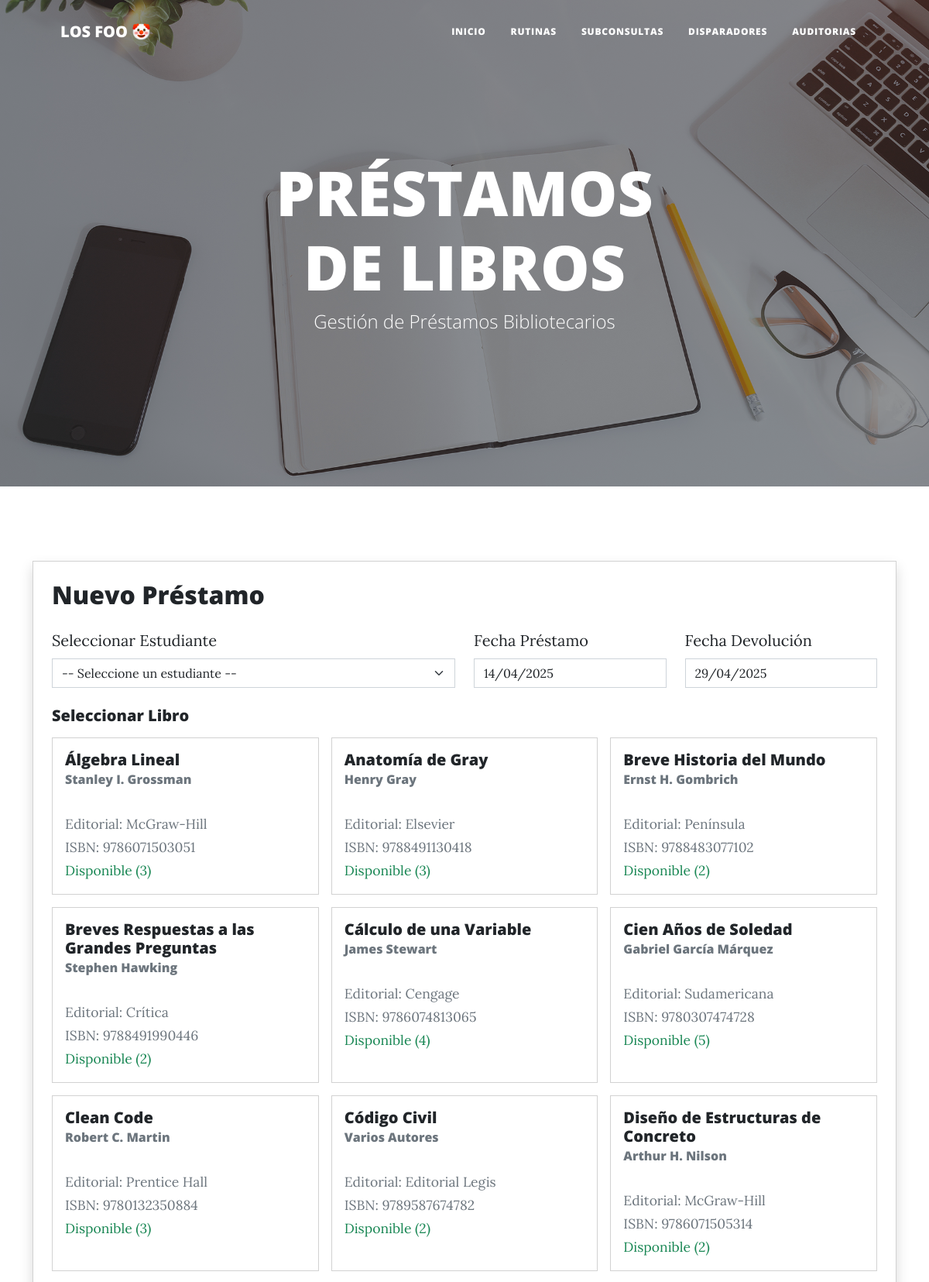
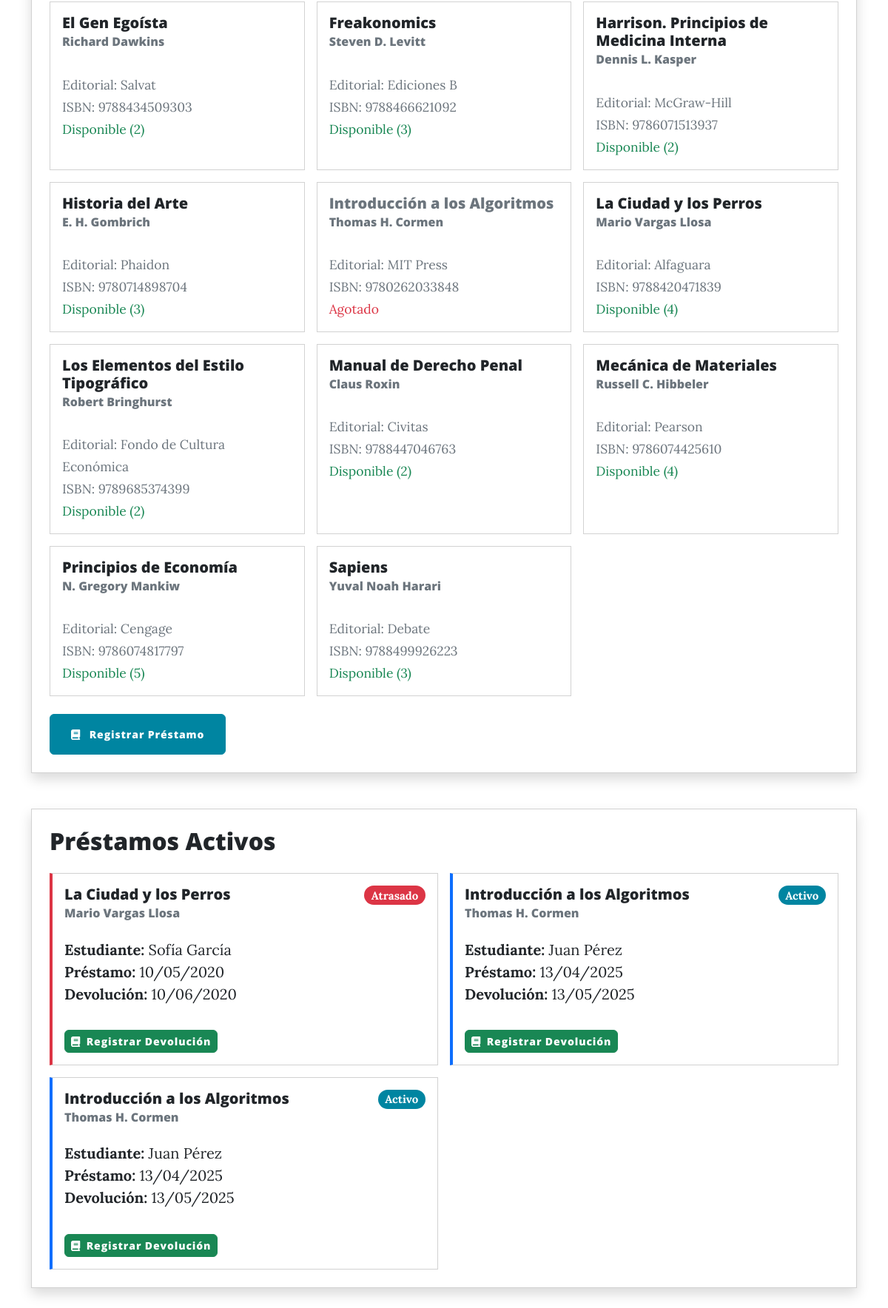
Screenshot of /disparadores/prestamos/prestamos.php with the database file from the repository (2 pictures, top to bottom).
### tables this page shows
CREATE TABLE IF NOT EXISTS `libros` (
  `libro_id` int NOT NULL AUTO_INCREMENT,
  `titulo` varchar(200) NOT NULL,
  `autor` varchar(100) NOT NULL,
  `editorial` varchar(100) DEFAULT NULL,
  `año_publicacion` int DEFAULT NULL,
  `ISBN` varchar(20) DEFAULT NULL,
  `edicion` varchar(20) DEFAULT NULL,
  `categoria_id` int DEFAULT NULL,
  `cantidad_ejemplares` int DEFAULT '1',
  `ubicacion` varchar(100) DEFAULT NULL,
  PRIMARY KEY (`libro_id`),
  UNIQUE KEY `ISBN` (`ISBN`),
  KEY `categoria_id` (`categoria_id`)
);

CREATE TABLE IF NOT EXISTS `prestamos` (
  `prestamo_id` int NOT NULL AUTO_INCREMENT,
  `libro_id` int NOT NULL,
  `estudiante_id` int DEFAULT NULL,
  `profesor_id` int DEFAULT NULL,
  `fecha_prestamo` date NOT NULL,
  `fecha_devolucion_esperada` date NOT NULL,
  `fecha_devolucion_real` date DEFAULT NULL,
  `estado` enum('activo','devuelto','atrasado') DEFAULT 'activo',
  `multa` decimal(10,2) DEFAULT '0.00',
  PRIMARY KEY (`prestamo_id`),
  KEY `libro_id` (`libro_id`),
  KEY `estudiante_id` (`estudiante_id`),
  KEY `profesor_id` (`profesor_id`),
  CONSTRAINT `prestamos_chk_1` CHECK (((`estudiante_id` is not null) or (`profesor_id` is not null)))
);

### disparadores/prestamos/prestamos.php (the view, shortened to what this page needs)
<?php
require_once __DIR__ . '/../../config/conexion.php';
$libros = $conn->query("SELECT * FROM libros ORDER BY titulo");
$prestamos = $conn->query("
    SELECT p.prestamo_id, p.fecha_prestamo, p.fecha_devolucion_esperada,
           CONCAT(e.nombre, ' ', e.apellido) AS estudiante,
           l.titulo AS libro, l.autor
    FROM prestamos p
    JOIN estudiantes e ON p.estudiante_id = e.estudiante_id
    JOIN libros l ON p.libro_id = l.libro_id
    WHERE p.estado = 'activo'
    ORDER BY p.fecha_devolucion_esperada
");
?>
<!DOCTYPE html>
<html lang="en">
<head>
    <link href="../../css/styles.css" rel="stylesheet" />
</head>
<body>
    <nav class="navbar navbar-expand-lg navbar-light" id="mainNav">
        <div class="container px-4 px-lg-5">
            <a class="navbar-brand" href="../../index.php">LOS FOO 🤡</a>
            <div class="collapse navbar-collapse" id="navbarResponsive">
                <ul class="navbar-nav ms-auto py-4 py-lg-0">
                    <li class="nav-item"><a class="nav-link px-lg-3 py-3 py-lg-4" href="../../index.php">Inicio</a></li>
                    <li class="nav-item"><a class="nav-link px-lg-3 py-3 py-lg-4" href="../../rutinas/rutinas.php">Rutinas</a></li>
                    <li class="nav-item"><a class="nav-link px-lg-3 py-3 py-lg-4" href="../../subconsultas/subconsultas.php">Subconsultas</a></li>
                    <li class="nav-item"><a class="nav-link px-lg-3 py-3 py-lg-4" href="../disparadores.php">Disparadores</a></li>
                    <li class="nav-item"><a class="nav-link px-lg-3 py-3 py-lg-4" href="../../auditorias/auditorias.php">Auditorias</a></li>
                </ul>
            </div>
        </div>
    </nav>
    <header class="masthead" style="background-image: url('../../assets/img/home-bg.jpg')">
        <div class="container position-relative px-4 px-lg-5">
            <div class="row gx-4 gx-lg-5 justify-content-center">
                <div class="col-md-10 col-lg-8 col-xl-7">
                    <div class="site-heading">
                        <h1>PRÉSTAMOS DE LIBROS</h1>
                        <span class="subheading">Gestión de Préstamos Bibliotecarios</span>
                    </div>
                </div>
            </div>
        </div>
    </header>
    <div class="container py-5">
        <div class="row justify-content-center mb-5">
            <div class="col">
                <div class="card shadow p-4">
                    <h2 class="mb-4">Nuevo Préstamo</h2>
                    <form method="POST" id="prestamoForm">
                        <div class="row mb-4">
                            <div class="col-md-6">
                                <label for="estudiante_id" class="form-label">Seleccionar Estudiante</label>
                                <select class="form-select" id="estudiante_id" name="estudiante_id" required>
                                    <option value="">-- Seleccione un estudiante --</option>
                                </select>
                            </div>
                            <div class="col-md-6">
                                <div class="row">
                                    <div class="col-md-6">
                                        <label class="form-label">Fecha Préstamo</label>
                                        <input type="text" class="form-control" value="<?= date('d/m/Y') ?>" readonly>
                                    </div>
                                    <div class="col-md-6">
                                        <label class="form-label">Fecha Devolución</label>
                                        <input type="text" class="form-control" value="<?= date('d/m/Y', strtotime('+15 days')) ?>" readonly>
                                    </div>
                                </div>
                            </div>
                        </div>
                        <h5 class="mb-3">Seleccionar Libro</h5>
                        <div class="row g-3" id="librosContainer">
                            <?php if ($libros->num_rows > 0): ?>
                                <?php while ($libro = $libros->fetch_assoc()):
                                    $disponible = $libro['cantidad_ejemplares'] > 0;
                                ?>
                                    <div class="col-md-4">
                                        <div class="card book-card h-100 <?= $disponible ? '' : 'text-muted' ?>"
                                             onclick="selectBook(this, <?= $libro['libro_id'] ?>, <?= $disponible ? 'true' : 'false' ?>)">
                                            <div class="card-body">
                                                <h5 class="card-title"><?= $libro['titulo'] ?></h5>
                                                <h6 class="card-subtitle mb-2 text-muted"><?= $libro['autor'] ?></h6>
                                                <p class="card-text">
                                                    <small class="text-muted">Editorial: <?= $libro['editorial'] ?></small><br>
                                                    <small class="text-muted">ISBN: <?= $libro['ISBN'] ?></small><br>
                                                    <small class="<?= $disponible ? 'text-success' : 'text-danger' ?>">
                                                        <?= $disponible ? 'Disponible ('.$libro['cantidad_ejemplares'].')' : 'Agotado' ?>
                                                    </small>
                                                </p>
                                            </div>
                                        </div>
                                    </div>
                                <?php endwhile; ?>
                            <?php else: ?>
                                <div class="col-12">
                                    <div class="alert alert-warning">No hay libros registrados en el sistema.</div>
                                </div>
                            <?php endif; ?>
                        </div>
                        <div class="mt-4">
                            <button type="submit" class="btn btn-primary rounded" name="realizar_prestamo" id="submitBtn">
                                <i class="fas fa-book me-2"></i> Registrar Préstamo
                            </button>
                        </div>
                    </form>
                </div>
            </div>
        </div>
        <div class="row justify-content-center">
            <div class="col">
                <div class="card shadow p-4">
                    <h2 class="mb-4">Préstamos Activos</h2>
                    <?php if ($prestamos->num_rows > 0): ?>
                        <div class="row g-3">
                            <?php while ($prestamo = $prestamos->fetch_assoc()):
                                $isOverdue = strtotime($prestamo['fecha_devolucion_esperada']) < time();
                            ?>
                                <div class="col-md-6">
                                    <div class="card loan-card h-100 <?= $isOverdue ? 'overdue' : '' ?>">
                                        <div class="card-body">
                                            <div class="d-flex justify-content-between align-items-start">
                                                <div>
                                                    <h5 class="card-title"><?= $prestamo['libro'] ?></h5>
                                                    <h6 class="card-subtitle mb-2 text-muted"><?= $prestamo['autor'] ?></h6>
                                                </div>
                                                <span class="badge bg-<?= $isOverdue ? 'danger' : 'primary' ?> rounded-pill">
                                                    <?= $isOverdue ? 'Atrasado' : 'Activo' ?>
                                                </span>
                                            </div>
                                            <p class="card-text mt-3">
                                                <strong>Estudiante:</strong> <?= $prestamo['estudiante'] ?><br>
                                                <strong>Préstamo:</strong> <?= date('d/m/Y', strtotime($prestamo['fecha_prestamo'])) ?><br>
                                                <strong>Devolución:</strong> <?= date('d/m/Y', strtotime($prestamo['fecha_devolucion_esperada'])) ?>
                                            </p>
                                            <form method="POST" class="mt-2">
                                                <button type="submit" class="btn btn-sm btn-success rounded" name="devolver_libro">
                                                    <i class="fas fa-book me-1"></i> Registrar Devolución
                                                </button>
                                            </form>
                                        </div>
                                    </div>
                                </div>
                            <?php endwhile; ?>
                        </div>
                    <?php else: ?>
                        <div class="alert alert-info">No hay préstamos activos en este momento.</div>
                    <?php endif; ?>
                </div>
            </div>
        </div>
    </div>
</body>
</html>

### disparadores/prestamos/prestamos.php (style rules this page uses)
.book-card { transition: transform 0.2s; cursor: pointer; }
.loan-card { border-left: 4px solid #0d6efd; }
.overdue { border-left: 4px solid #dc3545; }

### rows the page displays
libros: titulo "Álgebra Lineal", autor "Stanley I. Grossman", editorial "McGraw-Hill", ISBN "9786071503051", cantidad_ejemplares "3"
libros: titulo "Anatomía de Gray", autor "Henry Gray", editorial "Elsevier", ISBN "9788491130418", cantidad_ejemplares "3"
libros: titulo "Breve Historia del Mundo", autor "Ernst H. Gombrich", editorial "Península", ISBN "9788483077102", cantidad_ejemplares "2"
libros: titulo "Breves Respuestas a las Grandes Preguntas", autor "Stephen Hawking", editorial "Crítica", ISBN "9788491990446", cantidad_ejemplares "2"
libros: titulo "Cálculo de una Variable", autor "James Stewart", editorial "Cengage", ISBN "9786074813065", cantidad_ejemplares "4"
libros: titulo "Cien Años de Soledad", autor "Gabriel García Márquez", editorial "Sudamericana", ISBN "9780307474728", cantidad_ejemplares "5"
libros: titulo "Clean Code", autor "Robert C. Martin", editorial "Prentice Hall", ISBN "9780132350884", cantidad_ejemplares "3"
libros: titulo "Código Civil", autor "Varios Autores", editorial "Editorial Legis", ISBN "9789587674782", cantidad_ejemplares "2"
libros: titulo "Diseño de Estructuras de Concreto", autor "Arthur H. Nilson", editorial "McGraw-Hill", ISBN "9786071505314", cantidad_ejemplares "2"
libros: titulo "El Gen Egoísta", autor "Richard Dawkins", editorial "Salvat", ISBN "9788434509303", cantidad_ejemplares "2"
libros: titulo "Freakonomics", autor "Steven D. Levitt", editorial "Ediciones B", ISBN "9788466621092", cantidad_ejemplares "3"
libros: titulo "Harrison. Principios de Medicina Interna", autor "Dennis L. Kasper", editorial "McGraw-Hill", ISBN "9786071513937", cantidad_ejemplares "2"
libros: titulo "Historia del Arte", autor "E. H. Gombrich", editorial "Phaidon", ISBN "9780714898704", cantidad_ejemplares "3"
libros: titulo "Introducción a los Algoritmos", autor "Thomas H. Cormen", editorial "MIT Press", ISBN "9780262033848", cantidad_ejemplares "Agotado"
libros: titulo "La Ciudad y los Perros", autor "Mario Vargas Llosa", editorial "Alfaguara", ISBN "9788420471839", cantidad_ejemplares "4"
libros: titulo "Los Elementos del Estilo Tipográfico", autor "Robert Bringhurst", editorial "Fondo de Cultura Económica", ISBN "9789685374399", cantidad_ejemplares "2"
libros: titulo "Manual de Derecho Penal", autor "Claus Roxin", editorial "Civitas", ISBN "9788447046763", cantidad_ejemplares "2"
libros: titulo "Mecánica de Materiales", autor "Russell C. Hibbeler", editorial "Pearson", ISBN "9786074425610", cantidad_ejemplares "4"
libros: titulo "Principios de Economía", autor "N. Gregory Mankiw", editorial "Cengage", ISBN "9786074817797", cantidad_ejemplares "5"
libros: titulo "Sapiens", autor "Yuval Noah Harari", editorial "Debate", ISBN "9788499926223", cantidad_ejemplares "3"
prestamos: libro.titulo "La Ciudad y los Perros", libro.autor "Mario Vargas Llosa", shows "Atrasado", estudiante "Sofía García", fecha_prestamo "10/05/2020", fecha_devolucion_esperada "10/06/2020"
prestamos: libro.titulo "Introducción a los Algoritmos", libro.autor "Thomas H. Cormen", shows "Activo", estudiante "Juan Pérez", fecha_prestamo "13/04/2025", fecha_devolucion_esperada "13/05/2025"
prestamos: libro.titulo "Introducción a los Algoritmos", libro.autor "Thomas H. Cormen", shows "Activo", estudiante "Juan Pérez", fecha_prestamo "13/04/2025", fecha_devolucion_esperada "13/05/2025"
